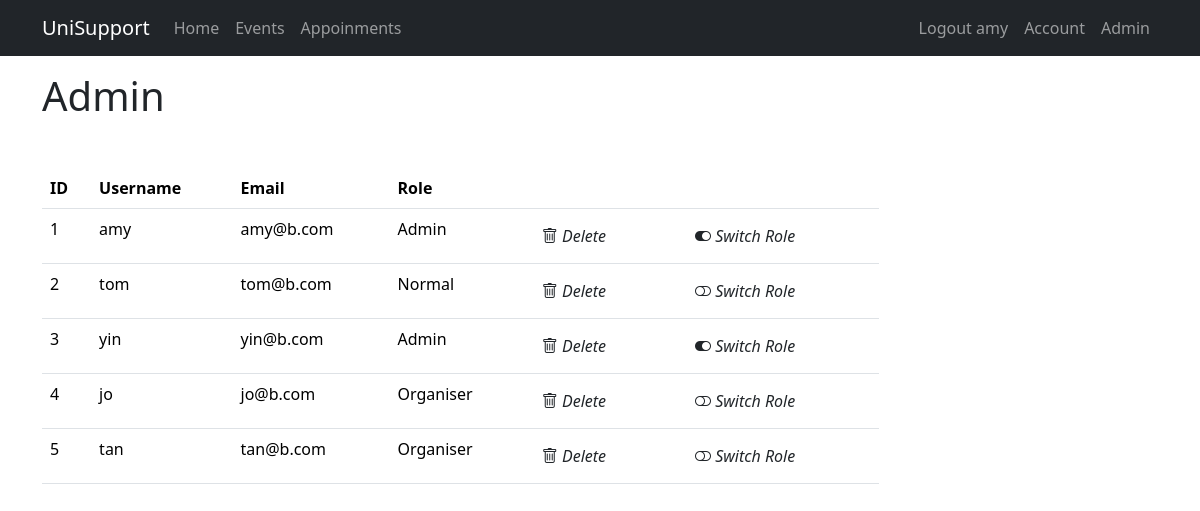
The page /admin (signed in) on the database its author committed.
### app/models.py (models this page shows, shortened)
@dataclass
class User(UserMixin, db.Model):
    __tablename__ = 'users'
    id: so.Mapped[int] = so.mapped_column(primary_key=True)
    email: so.Mapped[str] = so.mapped_column(sa.String(120), index=True, unique=True)
    username: so.Mapped[str] = so.mapped_column(sa.String(64), index=True, unique=True)
    password_hash: so.Mapped[Optional[str]] = so.mapped_column(sa.String(256))
    role: so.Mapped[str] = so.mapped_column(sa.String(10), default="Normal")
    events: so.Mapped[list['Event']] = relationship(back_populates='user', cascade='all, delete-orphan')
    appointments: so.Mapped[list['Appoitment']] = relationship(back_populates='user', cascade='all, delete-orphan')
    enrollments: so.Mapped[list['Enrollment']] = relationship(back_populates='user', cascade='all, delete-orphan')

### app/views.py (the view)
@app.route("/admin")
@login_required
def admin():
    if current_user.role != "Admin":
        return redirect(url_for('home'))
    form = ChooseForm()
    q = db.select(User)
    user_lst = db.session.scalars(q)
    q = db.select(Enrollment)
    list_of_enrollments = db.session.scalars(q)
    return render_template('admin.html', title="Admin", user_lst=user_lst, form=form, list_of_enrollments = list_of_enrollments)

### app/models.py (called while the page is built)
@login.user_loader
def load_user(id):
    return db.session.get(User, int(id))

### app/templates/admin.html (shortened to what this page needs)
{% extends "base.html" %}
{% import "bootstrap_wtf.html" as wtf %}
{% block content %}
<h1>Admin</h1>
<div class="col-lg-9">
<table class="table mt-5">
    <thead>
        <tr>
            <th>ID</th>
            <th>Username</th>
            <th>Email</th>
            <th>Role</th>
            <th></th>
            <th></th>
        </tr>
    </thead>
    {% for user in user_lst %}
        <tr>
            <td>{{ user.id }}</td>
            <td>{{ user.username }}</td>
            <td>{{ user.email }}</td>
            <td>{{ user.role }}</td>
            <td>
                <form action="{{ url_for('delete_user') }}" method="post">
                    <button class="btn" type="submit">
                        <i class="bi bi-trash"> Delete</i>
                    </button>
                </form>
            </td>
            <td>
                <form action="{{ url_for('toggle_user_role') }}" method="post">
                    <button class="btn" type="submit">
                        {% if user.role == "Admin" %}
                        <i class="bi bi-toggle-on"> Switch Role</i>
                        {% else %}
                        <i class="bi bi-toggle-off"> Switch Role</i>
                        {% endif %}
                    </button>
                </form>
            </td>
        </tr>
    {% endfor %}
</table>
</div>
{% endblock %}

### app/templates/base.html (shortened to what this page needs)
<!doctype html>
<html lang="en">
<head>
    <link
            href="https://cdn.jsdelivr.net/npm/bootstrap@5.3.3/dist/css/bootstrap.min.css"
            rel="stylesheet"
>
    <link rel="stylesheet" href="https://cdn.jsdelivr.net/npm/bootstrap-icons@1.11.3/font/bootstrap-icons.min.css">
</head>
<body>
<nav class="navbar navbar-expand-sm bg-dark" data-bs-theme="dark">
    <div class="container">
        <a class="navbar-brand" href="{{ url_for('home') }}">UniSupport</a>
        <div class="collapse navbar-collapse" id="navbarSupportedContent">
            <ul class="navbar-nav me-auto mb-2 mb-lg-0">
                <li class="nav-item">
                    <a class="nav-link" aria-current="page" href="{{ url_for('home') }}">Home</a>
                </li>
                <li class="nav-item">
                    <a class="nav-link" aria-current="page" href="{{ url_for('events') }}">Events</a>
                </li>
                <li class="nav-item">
                    <a class="nav-link" aria-current="page" href="{{ url_for('appointments') }}">Appoinments</a>
                </li>
            </ul>
            <ul class="navbar-nav mb-2 mb-lg-0">
                {% if current_user.is_anonymous %}
                <li class="nav-item">
                    <a class="nav-link" aria-current="page" href="{{ url_for('login') }}">Login</a>
                </li>
                <li class="nav-item">
                    <a class="nav-link" aria-current="page" href="{{ url_for('register_email') }}">Register</a>
                </li>
                {% else %}
                <li class="nav-item">
                    <a class="nav-link" aria-current="page" href="{{ url_for('logout') }}">Logout {{ current_user.username }}</a>
                </li>
                {% endif %}
                <li class="nav-item">
                    <a class="nav-link" aria-current="page" href="{{ url_for('account') }}">Account</a>
                </li>
                {% if current_user.is_authenticated and current_user.role == "Admin" %}
                <li class="nav-item">
                    <a class="nav-link" aria-current="page" href="{{ url_for('admin') }}">Admin</a>
                </li>
                {% endif %}
            </ul>
        </div>
    </div>
</nav>
<div class="container">
    {% block content %}{% endblock content %}
</div>
</body>
</html>

### rows shown on the page
User: username "amy", id "1", email "amy@b.com", role "Admin", shows "Switch Role"
User: id "2", username "tom", email "tom@b.com", role "Normal", shows "Switch Role"
User: id "3", username "yin", email "yin@b.com", role "Admin", shows "Switch Role"
User: id "4", username "jo", email "jo@b.com", role "Organiser", shows "Switch Role"
User: id "5", username "tan", email "tan@b.com", role "Organiser", shows "Switch Role"
